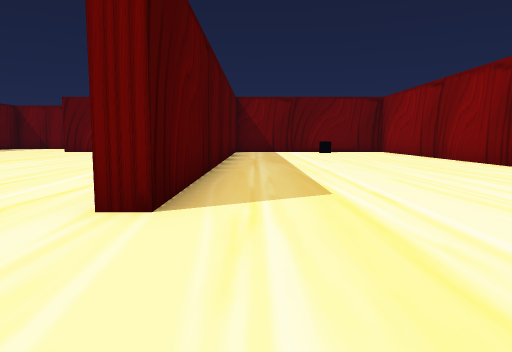
View 1 (above)

24 first-person views from a walk through a Unity game level. The camera is 1.3 m above the floor, tilts 6° down and sees 70° across. The floor is counted in squares, 2 m on a side. Each view is taken from the middle of a square. On the plan, view 1 faces up. The plan holds only what a view shows up to about 11 squares ahead; the rest is blank. The place goes on beyond the plan. The player is left out.

View 2
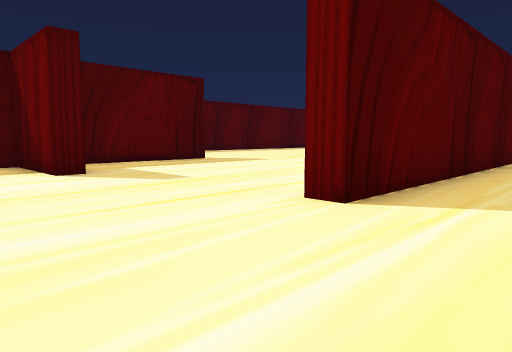

View 3
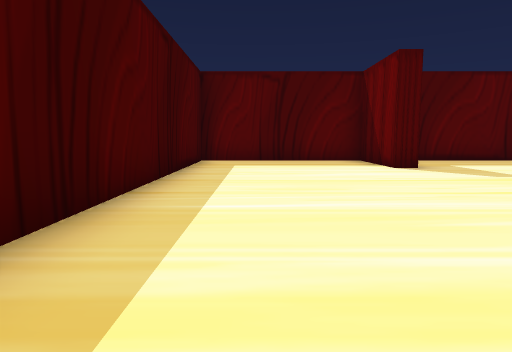

View 4
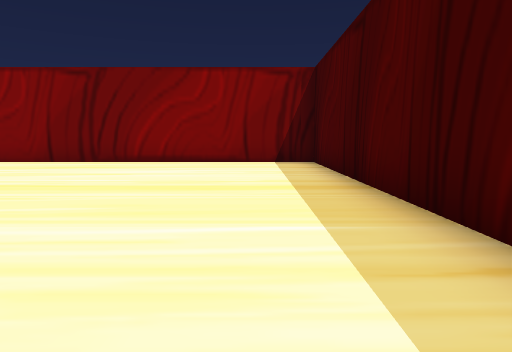

View 5
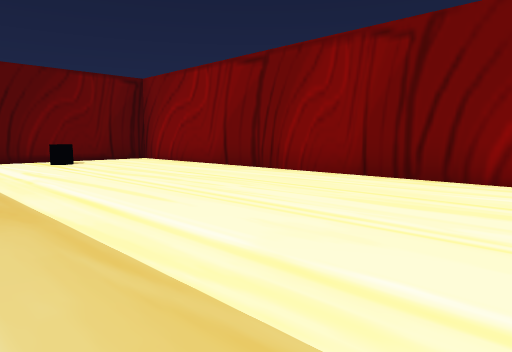

View 6
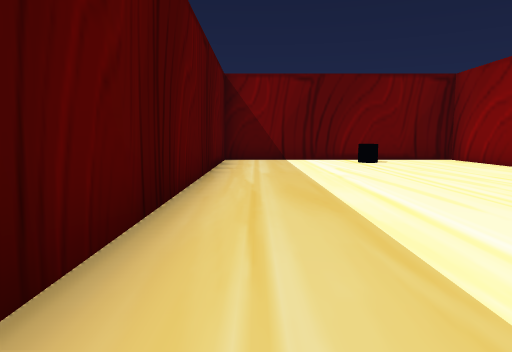

View 7
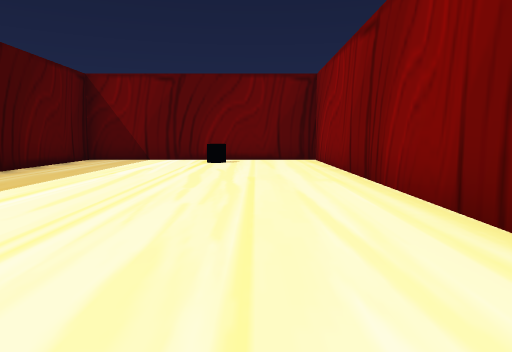

View 8
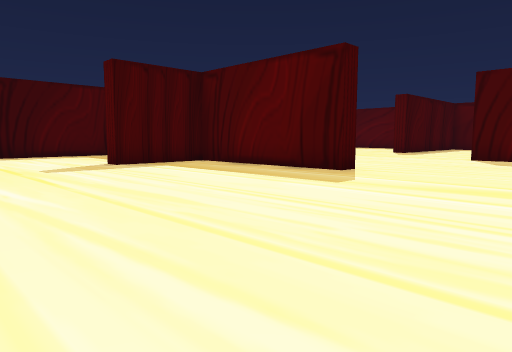

View 9
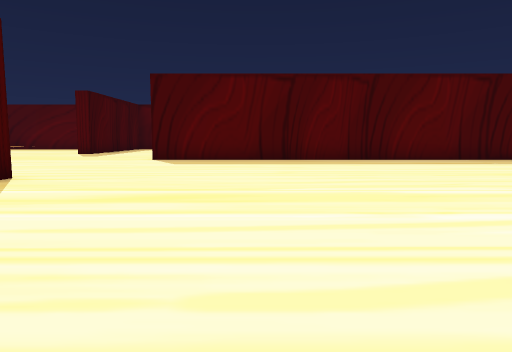

View 10
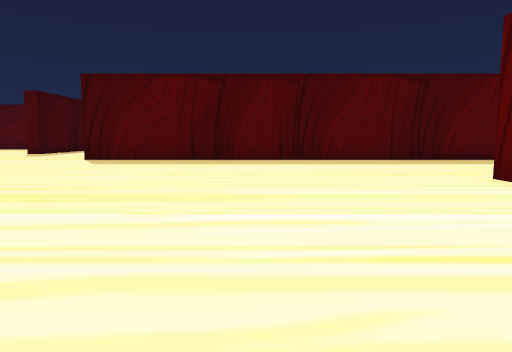

View 11
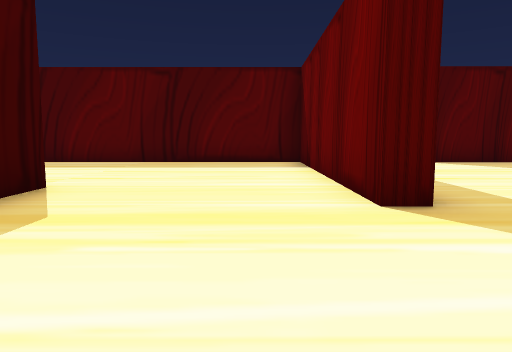

View 12
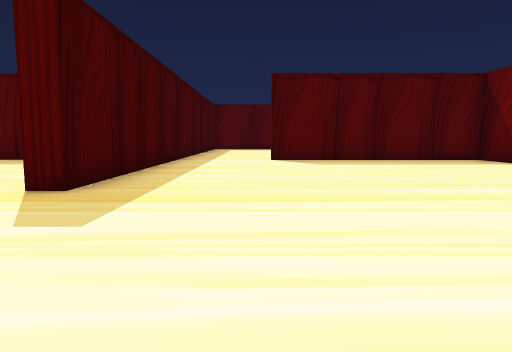

View 13
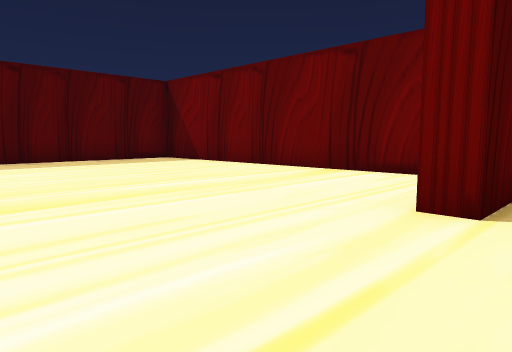

View 14
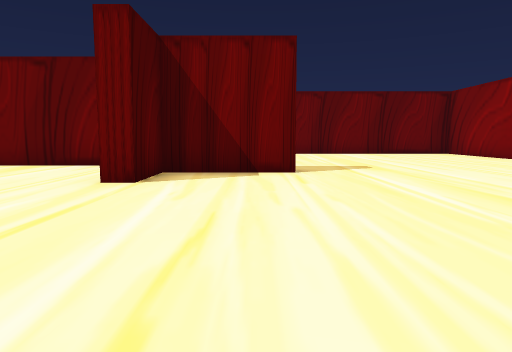

View 15
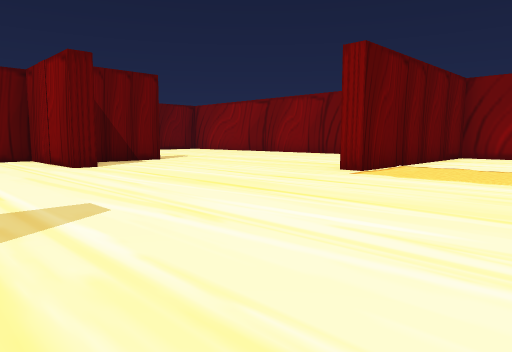

View 16
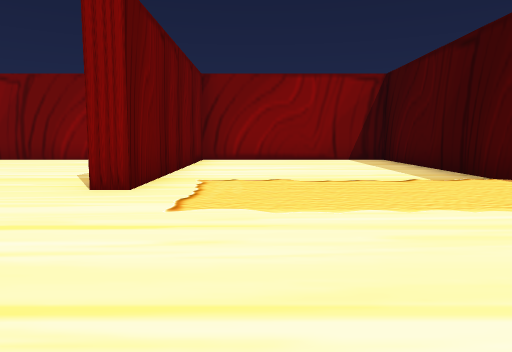

View 17
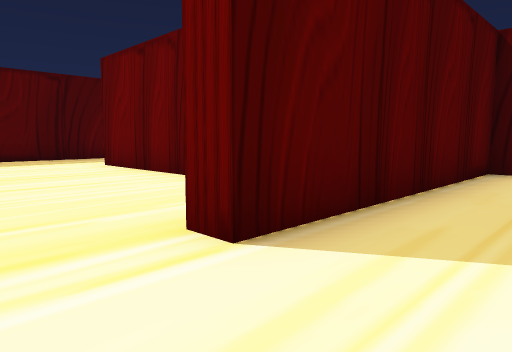

View 18
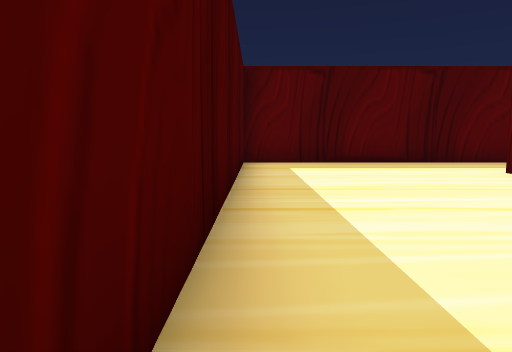

View 19
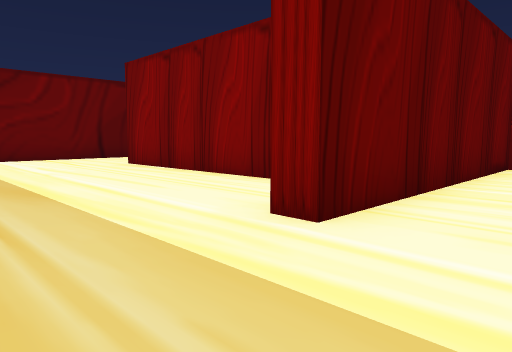

View 20
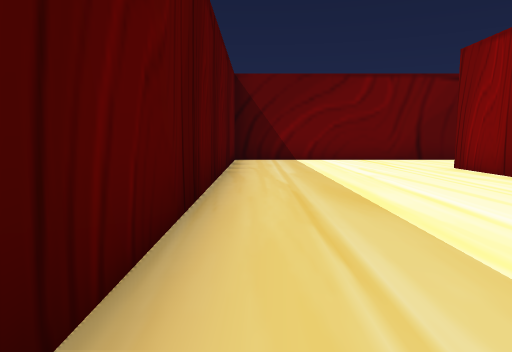

View 21
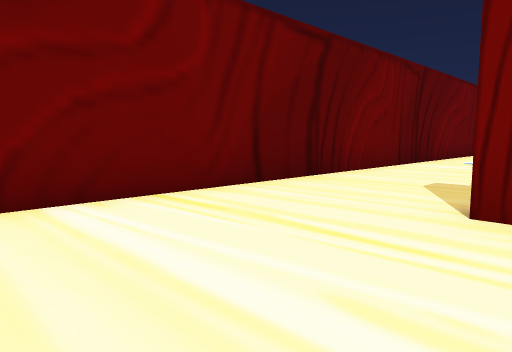

View 22
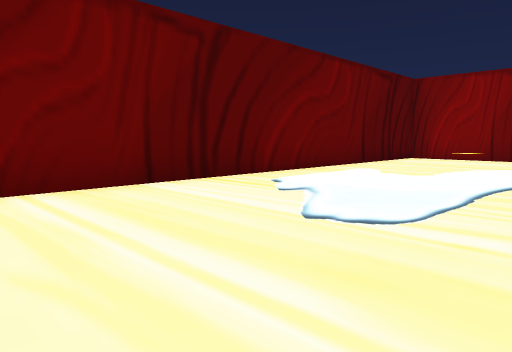

View 23
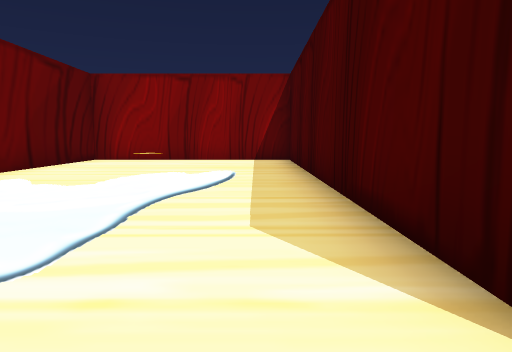

View 24
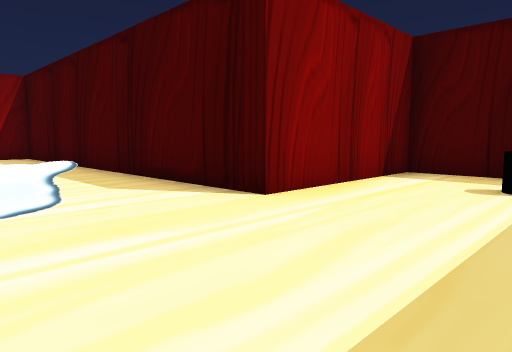

### Floor plan
Points are (right, up) in squares from view 1. A wall is a line through its corners. A room is listed if a view was taken in it or the views show most of it. See-through windows are left out.
Room 1 (views 1, 2, 3, 4, 5, 6, 7, 8, 9, 10, 11, 12, 13, 14, 15, 16, 17)
walls: (-8.2, 16.7) (-8.8, 16.7); (-8.8, 17.2) (-7.9, 17.2); (0.2, 17.2) (5.8, 17.2) (5.8, 22.6) (-0.5, 22.6) (-0.5, 23.1); (-8.9, 7.1) (-8.4, 7.1) (-8.4, 2.5) (-5.8, 2.5) (-5.8, 2) (-8.4, 2) (-8.4, -2.5) (5.8, -2.5) (5.8, 16.7) (-0.9, 16.7) (-0.9, 3.2) (-1.5, 3.2); (-13.6, 21.7) (-7.4, 21.7) (-7.4, 21.2) (-13.7, 21.2) (-13.7, 7.9); (-1.2, 28.8) (-3.7, 28.8) (-3.7, 27.3) (-4.2, 27.3) (-4.2, 30.5) (-13.7, 30.5) (-13.7, 24.5) (-14.2, 24.5); (5.8, 25.9) (5.8, 28.6)
ways out: opening at (-14, 24) to room 2
objects: other object (3, 16)
Room 2 (views 18, 19, 20, 21, 22, 23, 24)
walls: (-18.7, 28.9) (-18.7, 33.9); (-15.9, 27.1) (-14.2, 27.1) (-14.2, 31) (-4.2, 31) (-4.2, 33); (-14.1, 26.6) (-20.7, 26.6) (-20.7, 27.1); (-23.2, 21.7) (-13.6, 21.7); (-5.4, 36.7) (-23.6, 36.7) (-23.6, 21.6); (-4.2, 35.5) (-4.2, 36.7)
ways out: opening at (-14, 24) to room 1; gap at (-5, 33)

Positions as (right, up) in squares from view 1, and headings:
1: (0, 0), facing up
2: (1, 0), facing up-left
3: (2, -1), facing left
4: (-4, -1), facing right
5: (0, 6), facing up-right
6: (0, 6), facing up
7: (4, 6), facing up
8: (-2, 11), facing down-left
9: (-3, 11), facing left
10: (-3, 13), facing left
11: (-4, 20), facing left
12: (-3, 24), facing left
13: (-3, 24), facing up-left
14: (-2, 22), facing up
15: (-7, 19), facing up-right
16: (-5, 21), facing right
17: (-12, 23), facing up-left
18: (-14, 22), facing left
19: (-23, 25), facing up-right
20: (-23, 26), facing up
21: (-22, 33), facing up-right
22: (-16, 32), facing up-right
23: (-15, 32), facing right
24: (-17, 34), facing down-right
